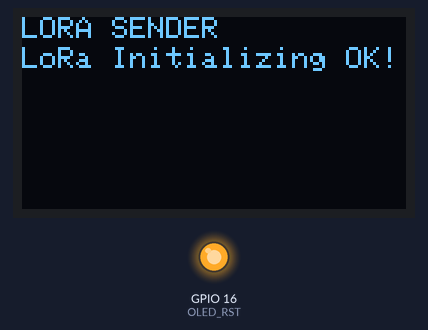
Bench run of a sketch on a simulated ESP32. Shown: 128×64 one-colour display, output pins drawn as LEDs (lit = HIGH). No radio packets arrive unless stated; what the sketch prints to the serial monitor is not drawn.

Above: at 0.2 s.
At 2.3 s:
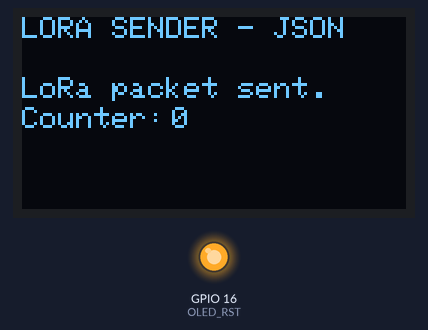
At 12.3 s:
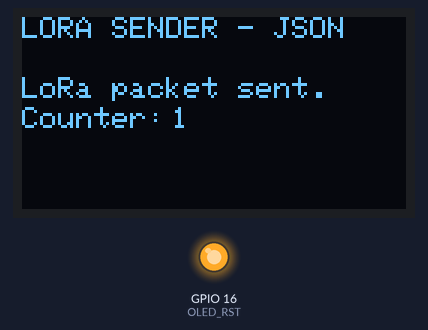

The sketch:

LoRaTest.ino
```cpp
#include <ArduinoJson.h>

//Libraries for LoRa
#include <SPI.h>
#include <LoRa.h>

//Libraries for OLED Display
#include <Wire.h>
#include <Adafruit_GFX.h>
#include <Adafruit_SSD1306.h>

//define the pins used by the LoRa transceiver module
#define SCK 5
#define MISO 19
#define MOSI 27
#define SS 18
#define RST 14
#define DIO0 26

//433E6 for Asia
//866E6 for Europe
//915E6 for North America
#define BAND 866E6

//OLED pins
#define OLED_SDA 4
#define OLED_SCL 15
#define OLED_RST 16
#define SCREEN_WIDTH 128 // OLED display width, in pixels
#define SCREEN_HEIGHT 64 // OLED display height, in pixels

//packet counter
int counter = 0;
const int jsonsize = 119;
char output[128];

Adafruit_SSD1306 display(SCREEN_WIDTH, SCREEN_HEIGHT, &Wire, OLED_RST);

void setup() {

  //reset OLED display via software
  pinMode(OLED_RST, OUTPUT);
  digitalWrite(OLED_RST, LOW);
  delay(20);
  digitalWrite(OLED_RST, HIGH);

  //initialize OLED
  Wire.begin(OLED_SDA, OLED_SCL);
  if(!display.begin(SSD1306_SWITCHCAPVCC, 0x3c, false, false)) { // Address 0x3C for 128x32
    Serial.println(F("SSD1306 allocation failed"));
    for(;;); // Don't proceed, loop forever
  }

  display.clearDisplay();
  display.setTextColor(WHITE);
  display.setTextSize(1);
  display.setCursor(0,0);
  display.print("LORA SENDER ");
  display.display();

  //initialize Serial Monitor
  Serial.begin(115200);

  Serial.println("LoRa Sender Test");

  //SPI LoRa pins
  SPI.begin(SCK, MISO, MOSI, SS);
  //setup LoRa transceiver module
  LoRa.setPins(SS, RST, DIO0);

  if (!LoRa.begin(BAND)) {
    Serial.println("Starting LoRa failed!");
    while (1);
  }
  Serial.println("LoRa Initializing OK!");
  display.setCursor(0,10);
  display.print("LoRa Initializing OK!");
  display.display();
  delay(2000);

}

void loop() {

  StaticJsonDocument<jsonsize> doc;

  doc["variable"] = "pessoas ";
  doc["value"]    = counter;
  doc["unit"]     = "unit";
  doc["time"]     = "time";
  serializeJson(doc,output);

  Serial.print("Sending packet: ");
  Serial.println(counter);

  //Send LoRa packet to receiver
  LoRa.beginPacket();
  LoRa.print(output);
  LoRa.endPacket();

  display.clearDisplay();
  display.setCursor(0,0);
  display.println("LORA SENDER - JSON");
  display.setCursor(0,20);
  display.setTextSize(1);
  display.print("LoRa packet sent.");
  display.setCursor(0,30);
  display.print("Counter:");
  display.setCursor(50,30);
  display.print(counter);
  display.display();

  counter++;

  delay(10000);
}
```

Measured:
- what the display in image 0 shows lasts 2.1 s, from 0.1 s to 2.2 s
- what the display in image 1 shows lasts 10.1 s, from 2.2 s to 12.3 s
